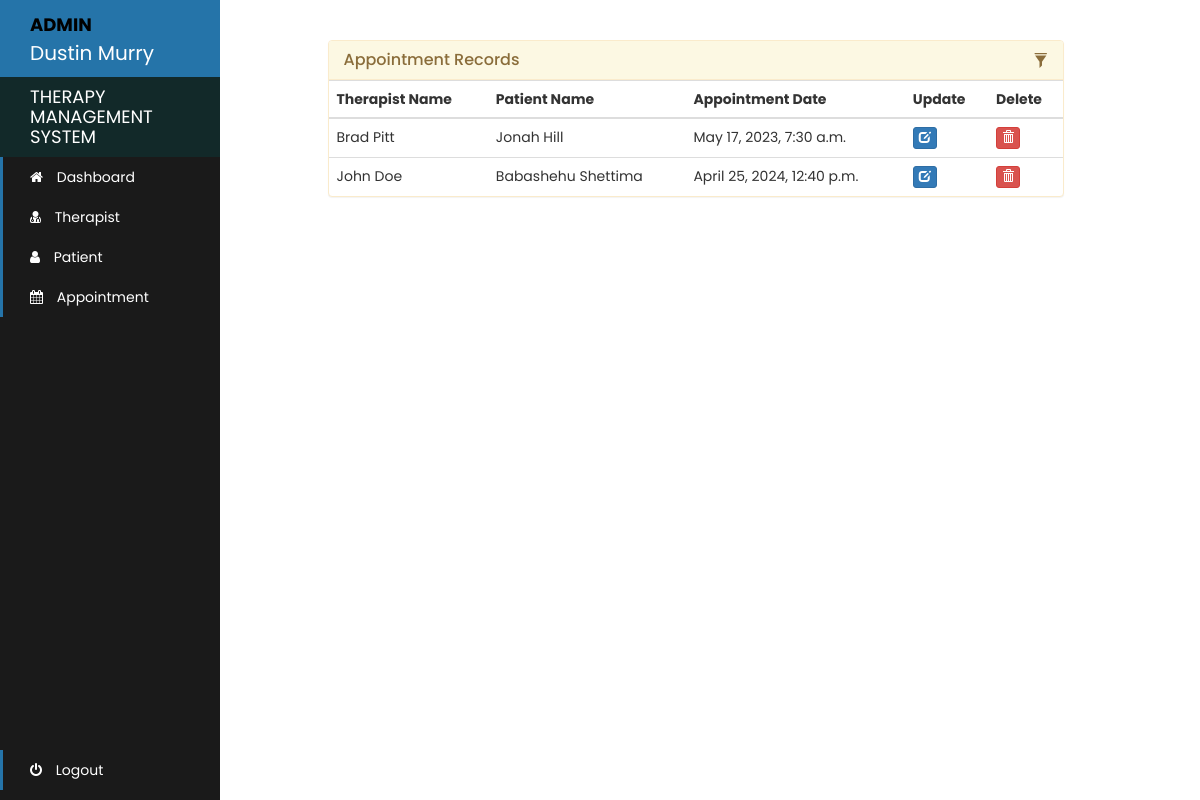
The app's page /admin-appointment-record (signed in) with its own data.
### therapy/models.py (models this page shows)
class Appointment(models.Model):
    patient_id = models.PositiveIntegerField(null=True)
    therapist_id = models.PositiveIntegerField(null=True)
    patientName = models.CharField(max_length=100, null=True)
    therapistName = models.CharField(max_length=100, null=True)
    appointmentDate = models.DateTimeField(auto_now=False)
    status = models.BooleanField(default=False)

### therapy/views.py (the view)
# urls.py: path('admin-appointment-record', views.admin_appointment_record_view, name='admin-appointment-record'),
@login_required(login_url='adminlogin')
@user_passes_test(admin_verified)
def admin_appointment_record_view(request):
    appointments = models.Appointment.objects.all().filter(status=True)
    return render(request, 'therapy/admin_appointment_record.html', {'appointments': appointments})

### therapy/views.py (called while the page is built)
def admin_verified(user):
    return user.groups.filter(name='ADMIN').exists()

### template/therapy/admin_appointment_record.html (shortened to what this page needs)
<!DOCTYPE html>
{% load static %}
<html lang="en">
<head>
  <link rel="stylesheet" href="{% static '/style.css' %}">
  <link rel="stylesheet" href="https://maxcdn.bootstrapcdn.com/bootstrap/3.3.7/css/bootstrap.min.css">
</head>
<body>
{% include "therapy/admin_navbar.html" %}
<br><br>
<div class="container">
  <div class="row">
    <div class="col-md-8" style="margin-left: 25%">
      <div class="panel panel-warning">
        <div class="panel-heading">
          <h3 class="panel-title">Appointment Records</h3>
          <div class="pull-right">
            <span class="clickable filter" data-toggle="tooltip" title="Toggle table filter" data-container="body">
              <i class="glyphicon glyphicon-filter"></i>
            </span>
          </div>
        </div>
        <table class="table table-hover" id="a-table">
          <thead>
          <tr>
              <th>Therapist Name</th>
              <th>Patient Name</th>
              <th>Appointment Date</th>
              <th>Update</th>
              <th>Delete</th>
          </tr>
          </thead>
          <tbody>
          {% for a in appointments %}
          <tr>
            <td>
              {{a.therapistName}}
            </td>
            <td>
              {{a.patientName}}
            </td>
            <td>
              {{a.appointmentDate}}
            </td>
            <td>
              <a class="btn btn-primary btn-xs" href="{% url 'update-admin-appointment' a.id  %}"><span class="glyphicon glyphicon-edit"></span></a>
            </td>
            <td>
              <a class="btn btn-danger btn-xs" href="{% url 'delete-admin-appointment' a.id  %}" onclick="return confirm('Are you sure you want to delete this appointment?');"><span class="glyphicon glyphicon-trash"></span></a>
            </td>
          </tr>
          {% endfor %}
          </tbody>
        </table>
      </div>
    </div>
  </div>
</div>
</body>

### template/therapy/admin_navbar.html (shortened to what this page needs)
<!DOCTYPE html>
{% load static %}
<html lang="en">
<head>
  <link rel="stylesheet" href="https://maxcdn.bootstrapcdn.com/bootstrap/3.4.1/css/bootstrap.min.css">
  <link rel="stylesheet" href="https://cdnjs.cloudflare.com/ajax/libs/font-awesome/4.7.0/css/font-awesome.min.css">
</head>
<body>
<div class="sidebar-container">
  <div class="sidebar-logo">
    <span style="color: black; font-weight: bold; font-size: 18px">ADMIN</span><br>{{request.user.first_name}} {{request.user.last_name}}
  </div>
  <ul class="sidebar-navigation">
    <li class="header">Therapy Management System</li>
    <li>
      <a href="/admin-page">
        <i class="fa fa-home" aria-hidden="true"></i> Dashboard
      </a>
    </li>
    <li>
      <a href="/admin-therapist">
        <i class="fa fa-user-md" aria-hidden="true"></i> Therapist
      </a>
    </li>
    <li>
      <a href="/admin-patient">
        <i class="fa fa-user" aria-hidden="true"></i> Patient
      </a>
    </li>
    <li>
      <a href="/admin-appointment">
        <i class="fa fa-calendar" aria-hidden="true"></i> Appointment
      </a>
    </li>
  </ul>
  <ul class="logout">
    <li>
      <a href="/logged-out">
        <i class="fa fa-power-off" aria-hidden="true"></i> Logout
      </a>
    </li>
  </ul>
</div>
</body>
</html>

### static/style.css (style rules this page uses)
* { margin: 0; padding: 0; box-sizing: border-box; font-family: 'Poppins', sans-serif; }

### template/therapy/admin_appointment_record.html (style rules this page uses)
.row { padding: 0 10px; }
.clickable { cursor: pointer; }
.panel-heading div { margin-top: -18px; font-size: 15px; }
.panel-heading div span { margin-left:5px; }

### template/therapy/admin_navbar.html (style rules this page uses)
.sidebar-container { position: fixed; width: 220px; height: 100%; left: 0; overflow-x: hidden; overflow-y: auto; background: #1a1a1a; color: white; }
.sidebar-logo { padding: 10px 15px 10px 30px; font-size: 20px; background-color: #2574A9; }
.sidebar-navigation { padding: 0; margin: 0; list-style-type: none; position: relative; }
.sidebar-navigation li { background-color: transparent; position: relative; display: inline-block; width: 100%; line-height: 20px; }
.sidebar-navigation li a { padding: 10px 15px 10px 30px; display: block; color: white; }
.sidebar-navigation li .fa { margin-right: 10px; }
.sidebar-navigation li::before { background-color: #2574A9; position: absolute; content: ''; height: 100%; left: 0; top: 0; -webkit-transition: width 0.2s ease-in; transition: width 0.2s ease-in; width: 3px; z-index: -1; }
.sidebar-navigation .header { font-size: 18px; text-transform: uppercase; background-color: rgba(2, 76, 76, 0.3); padding: 10px 15px 10px 30px; }
.sidebar-navigation .header::before { background-color: transparent; }
.logout { position:absolute; left:0; bottom:0; }
.logout li { background-color: transparent; position: relative; display: inline-block; width: 100%; line-height: 20px; }
.logout li a { padding: 10px 15px 10px 30px; display: block; color: white; }
.logout li .fa { margin-right: 10px; }
.logout li::before { background-color: #2574A9; position: absolute; content: ''; height: 100%; left: 0; top: 0; -webkit-transition: width 0.2s ease-in; transition: width 0.2s ease-in; width: 3px; z-index: -1; }

### records on screen
Appointment: therapistName "Brad Pitt", patientName "Jonah Hill", appointmentDate "May 17, 2023, 7:30 a.m."
Appointment: therapistName "John Doe", patientName "Babashehu Shettima", appointmentDate "April 25, 2024, 12:40 p.m."

### other values on screen
{{ request.user.first_name }} "Dustin"
{{ request.user.last_name }} "Murry"
